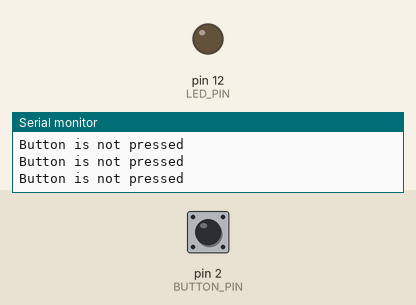
Bench run of a sketch on a simulated Arduino Uno, built with avr-gcc and run on an emulated ATmega328P. On the bench: output pins drawn as LEDs (lit = HIGH), the last lines printed to the serial monitor. The test bench sets the inputs (shaded band); at power-on: pin 2 (BUTTON_PIN) LOW.

Above: at 1.2 s.
1.3 s: pin 2 (BUTTON_PIN) pulled HIGH for 0.15 s
At 1.4 s:
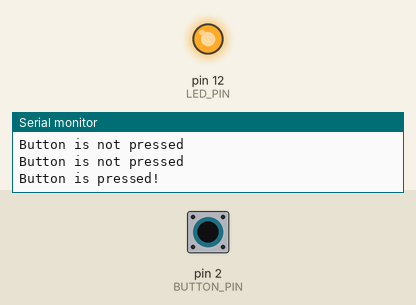
3.0 s: pin 2 (BUTTON_PIN) pulled HIGH for 3.2 s
At 7.1 s:
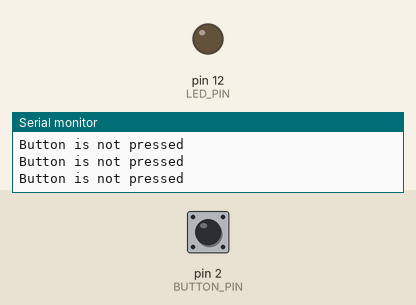
Timing chart, 0 to 8.6 s (numbered marks = the images above; inputs shaded):
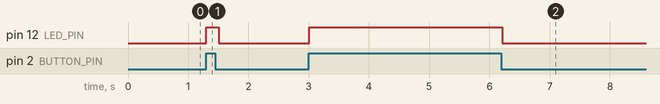

The sketch:

sketch_aug12b.ino
```cpp
#define BUTTON_PIN 2
#define LED_PIN 12
void setup() {
  Serial.begin(9600);
  pinMode(BUTTON_PIN, INPUT);
  pinMode(LED_PIN, OUTPUT);


}

void loop() {
  if(digitalRead(BUTTON_PIN) == HIGH){
    Serial.println("Button is pressed!");
    digitalWrite(LED_PIN,HIGH);

  }
  else{
    Serial.println("Button is not pressed");
    digitalWrite(LED_PIN,LOW);


  }
  // put your main code here, to run repeatedly:
  delay(100);
}
```

Measured:
- after the input at 1.3 s, pin 12 (LED_PIN): LOW → HIGH at once, → LOW 0.20 s later
- after the input at 3.0 s, pin 12 (LED_PIN): LOW → HIGH at once, → LOW 3.2 s later
